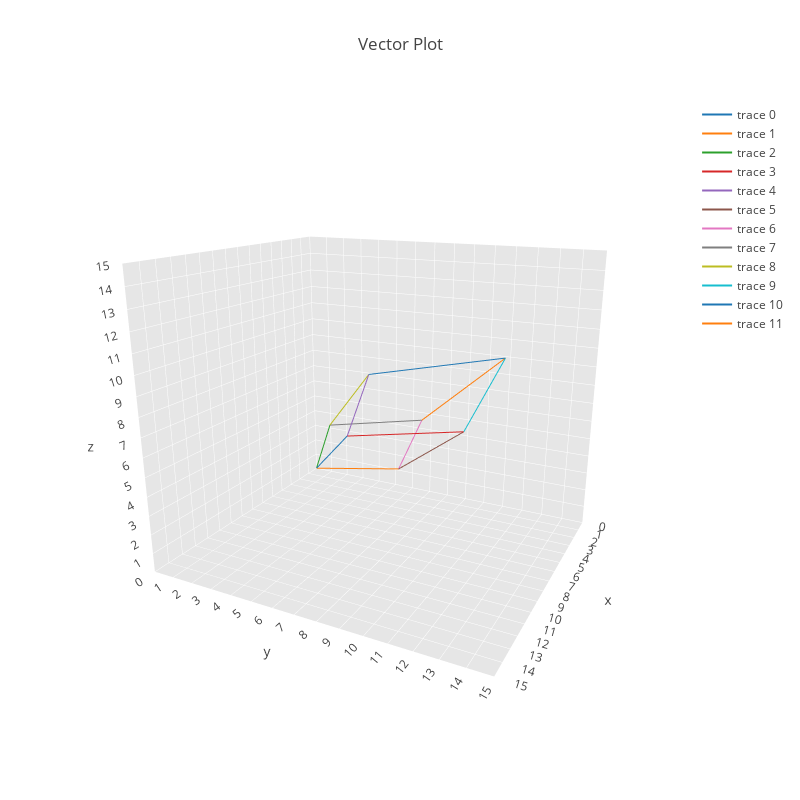

The notebook cell this image was saved under:
### Code cell
data = [
    go.Scatter3d(
        x=(0,a[0]),
        y=(0,a[1]),
        z=(0,a[2]),
        mode='lines'
    ),
    go.Scatter3d(
        x=(0,b[0]),
        y=(0,b[1]),
        z=(0,b[2]),
        mode='lines'
    ),
    go.Scatter3d(
        x=(0,c[0]),
        y=(0,c[1]),
        z=(0,c[2]),
        mode='lines'
    ),
    go.Scatter3d(
        x=(a[0],a[0]+b[0]),
        y=(a[1],a[1]+b[1]),
        z=(a[2],a[2]+b[2]),
        mode='lines'
    ),
    go.Scatter3d(
        x=(a[0],a[0]+c[0]),
        y=(a[1],a[1]+c[1]),
        z=(a[2],a[2]+c[2]),
        mode='lines'
    ),
    go.Scatter3d(
        x=(b[0],b[0]+a[0]),
        y=(b[1],b[1]+a[1]),
        z=(b[2],b[2]+a[2]),
        mode='lines'
    ),
    go.Scatter3d(
        x=(b[0],b[0]+c[0]),
        y=(b[1],b[1]+c[1]),
        z=(b[2],b[2]+c[2]),
        mode='lines'
    ),
    go.Scatter3d(
        x=(c[0],c[0]+b[0]),
        y=(c[1],c[1]+b[1]),
        z=(c[2],c[2]+b[2]),
        mode='lines'
    ),
    go.Scatter3d(
        x=(c[0],c[0]+a[0]),
        y=(c[1],c[1]+a[1]),
        z=(c[2],c[2]+a[2]),
        mode='lines'
    ),
    go.Scatter3d(
        x=(a[0]+b[0],a[0]+b[0]+c[0]),
        y=(a[1]+b[1],a[1]+b[1]+c[1]),
        z=(a[2]+b[2],a[2]+b[2]+c[2]),
        mode='lines'
    ),
    go.Scatter3d(
        x=(a[0]+c[0],a[0]+b[0]+c[0]),
        y=(a[1]+c[1],a[1]+b[1]+c[1]),
        z=(a[2]+c[2],a[2]+b[2]+c[2]),
        mode='lines'
    ),
    go.Scatter3d(
        x=(b[0]+c[0],a[0]+b[0]+c[0]),
        y=(b[1]+c[1],a[1]+b[1]+c[1]),
        z=(b[2]+c[2],a[2]+b[2]+c[2]),
        mode='lines'),
]

axis_range=[0,15]
axis_ticks=max(axis_range)-min(axis_range)+1

layout= go.Layout(
    width=800,
    height=800,
    autosize=False,
    title='Vector Plot',
    scene=dict(
        xaxis=dict(
            gridcolor='rgb(255,255,255)',
            zerolinecolor='rgb(255,255,255)',
            showbackground=True,
            backgroundcolor='rgb(230,230,230)',
            nticks=axis_ticks,
            range=axis_range
        ),
        yaxis=dict(
            gridcolor='rgb(255,255,255)',
            zerolinecolor='rgb(255,255,255)',
            showbackground=True,
            backgroundcolor='rgb(230,230,230)',
            nticks=axis_ticks,
            range=axis_range
        ),
        zaxis=dict(
            gridcolor='rgb(255,255,255)',
            zerolinecolor='rgb(255,255,255)',
            showbackground=True,
            backgroundcolor='rgb(230,230,230)',
            nticks=axis_ticks,
            range=axis_range
        )
    )
)

fig = go.Figure(data=data, layout=layout)
pyo.plot(fig, filename='parallelepiped.html')
pyo.iplot(fig)

### Figure 1 — Plotly figure (JSON) as saved in the notebook; plotly's stock layout.template omitted (floating-point values rounded to 4 significant figures)
{"data": [{"mode": "lines", "type": "scatter3d", "uid": "feeae037-d585-4234-8828-495053a9a898", "x": [0, 8], "y": [0, 6], "z": [0, 6]}, {"mode": "lines", "type": "scatter3d", "uid": "233b5558-57db-4cce-99e5-bb64243efb7b", "x": [0, 2], "y": [0, 6], "z": [0, 2]}, {"mode": "lines", "type": "scatter3d", "uid": "9641d70e-8f4c-49c4-a4b2-17d9684d4ac9", "x": [0, 2], "y": [0, 2], "z": [0, 4]}, {"mode": "lines", "type": "scatter3d", "uid": "0283016d-d8ba-44fb-b63b-630d41cac1f0", "x": [8, 10], "y": [6, 12], "z": [6, 8]}, {"mode": "lines", "type": "scatter3d", "uid": "cd4e01d4-f203-4052-a3fb-7819b94f3338", "x": [8, 10], "y": [6, 8], "z": [6, 10]}, {"mode": "lines", "type": "scatter3d", "uid": "30cf07f1-a010-4844-a889-614383f23f5a", "x": [2, 10], "y": [6, 12], "z": [2, 8]}, {"mode": "lines", "type": "scatter3d", "uid": "348cc199-c91f-4e00-b29d-937fc37ef5b0", "x": [2, 4], "y": [6, 8], "z": [2, 6]}, {"mode": "lines", "type": "scatter3d", "uid": "bd23262d-9ae4-43e9-aeb4-c69939f7a71e", "x": [2, 4], "y": [2, 8], "z": [4, 6]}, {"mode": "lines", "type": "scatter3d", "uid": "0a28a591-f351-46d3-a43d-532146976bee", "x": [2, 10], "y": [2, 8], "z": [4, 10]}, {"mode": "lines", "type": "scatter3d", "uid": "fee642b5-5bef-4f84-9506-c2d29f37c2a0", "x": [10, 12], "y": [12, 14], "z": [8, 12]}, {"mode": "lines", "type": "scatter3d", "uid": "ab8398ab-7e19-4fc6-a021-fe1fcd3e8f27", "x": [10, 12], "y": [8, 14], "z": [10, 12]}, {"mode": "lines", "type": "scatter3d", "uid": "5942a54c-4bc3-4f42-be67-4bf48afd41ac", "x": [4, 12], "y": [8, 14], "z": [6, 12]}], "layout": {"autosize": false, "height": 800, "scene": {"aspectmode": "auto", "aspectratio": {"x": 0.9499, "y": 1.108, "z": 0.9499}, "camera": {"center": {"x": 0, "y": 0, "z": 0}, "eye": {"x": 1.987, "y": 1.018, "z": 0.7229}, "up": {"x": 0, "y": 0, "z": 1}}, "xaxis": {"backgroundcolor": "rgb(230,230,230)", "gridcolor": "rgb(255,255,255)", "nticks": 16, "range": [0, 15], "showbackground": true, "type": "linear", "zerolinecolor": "rgb(255,255,255)"}, "yaxis": {"backgroundcolor": "rgb(230,230,230)", "gridcolor": "rgb(255,255,255)", "nticks": 16, "range": [0, 15], "showbackground": true, "type": "linear", "zerolinecolor": "rgb(255,255,255)"}, "zaxis": {"backgroundcolor": "rgb(230,230,230)", "gridcolor": "rgb(255,255,255)", "nticks": 16, "range": [0, 15], "showbackground": true, "type": "linear", "zerolinecolor": "rgb(255,255,255)"}}, "title": "Vector Plot", "width": 800}}
